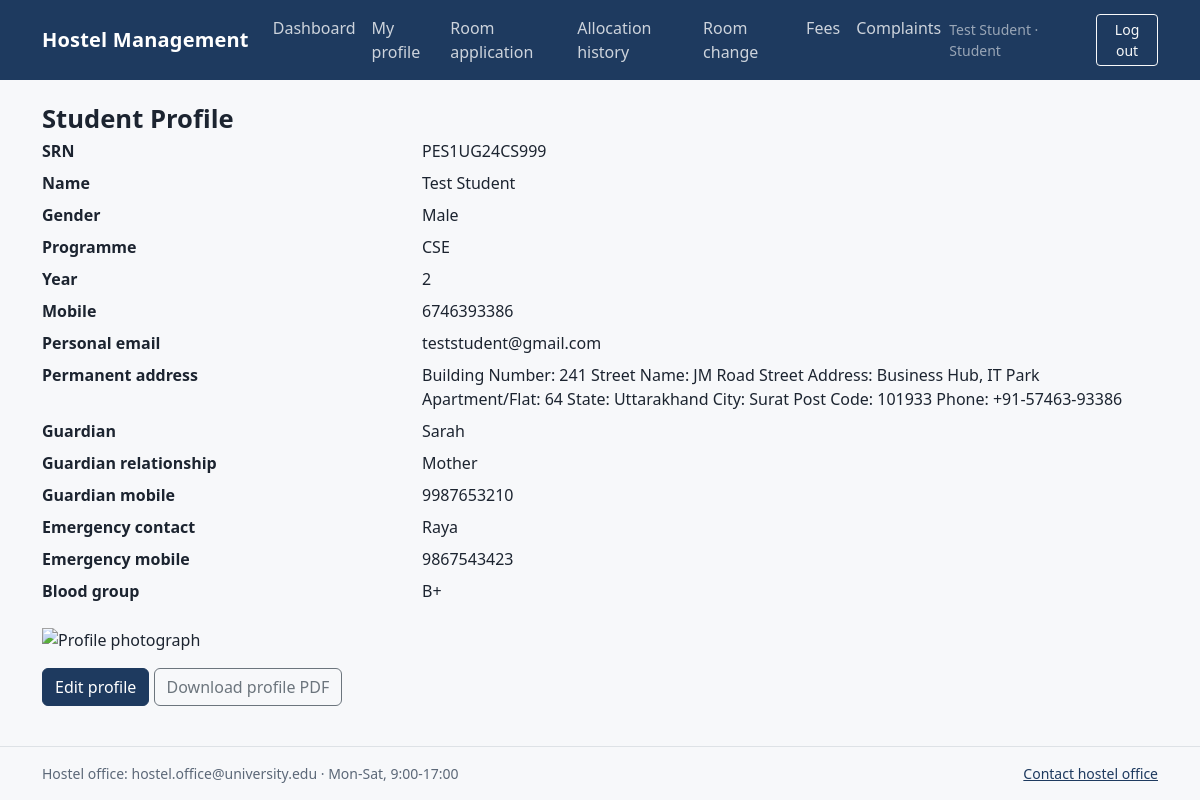
The app's page /students/profile/2/ (signed in) with its own data.
### apps/accounts/models.py (models this page shows, shortened)
class User(AbstractUser):
    username = None
    email = models.EmailField("e-mail address", unique=True)
    role = models.CharField(max_length=10, choices=Role.choices, default=Role.STUDENT)
    failed_login_count = models.PositiveSmallIntegerField(default=0)
    first_failed_login_at = models.DateTimeField(null=True, blank=True)
    locked_until = models.DateTimeField(null=True, blank=True)
    USERNAME_FIELD = "email"
    REQUIRED_FIELDS = []
    objects = UserManager()

### apps/students/models.py (models this page shows, shortened)
class StudentProfile(TimeStampedModel):
    user = models.OneToOneField(settings.AUTH_USER_MODEL, on_delete=models.PROTECT, related_name="student_profile")
    srn = models.CharField("SRN", max_length=13, unique=True)
    name = models.CharField(max_length=60)
    gender = models.CharField(max_length=1, choices=Gender.choices)
    program = models.CharField(max_length=30)
    year = models.PositiveSmallIntegerField()
    mobile = models.CharField(max_length=10, validators=[mobile_validator], blank=True)
    personal_email = models.EmailField(blank=True)
    permanent_address = models.CharField(max_length=250, blank=True)
    guardian_name = models.CharField(max_length=60, blank=True)
    guardian_relationship = models.CharField(max_length=20, blank=True)
    guardian_mobile = models.CharField(max_length=10, validators=[mobile_validator], blank=True)
    emergency_contact_name = models.CharField(max_length=60, blank=True)
    emergency_contact_mobile = models.CharField(max_length=10, validators=[mobile_validator], blank=True)
    blood_group = models.CharField(max_length=3, choices=BloodGroup.choices, blank=True)
    photo = models.ImageField(upload_to="photos/", blank=True)
    priority_flag = models.BooleanField(default=False)
    privacy_ack_at = models.DateTimeField(null=True, blank=True)
    MANDATORY_FIELDS = ("mobile", "permanent_address", "guardian_name", "guardian_relationship",
                        "guardian_mobile", "blood_group")
    class Meta:
        ordering = ["srn"]

### apps/students/views.py (the view)
@login_required
@role_required(Role.STUDENT, Role.ADMIN)
def profile_detail(request, profile_id):
    profile = get_object_or_404(StudentProfile, pk=profile_id)
    if request.user.role == Role.STUDENT and profile.user_id != request.user.pk:
        from django.core.exceptions import PermissionDenied
        raise PermissionDenied
    return render(
        request,
        "students/profile_detail.html",
        {"profile": profile},
    )

### templates/students/profile_detail.html (shortened to what this page needs)
{% extends "base.html" %}
{% block content %}
<h1 class="page-title">Student Profile</h1>
<dl class="row">
  <dt class="col-sm-4">SRN</dt><dd class="col-sm-8">{{ profile.srn }}</dd>
  <dt class="col-sm-4">Name</dt><dd class="col-sm-8">{{ profile.name }}</dd>
  <dt class="col-sm-4">Gender</dt><dd class="col-sm-8">{{ profile.get_gender_display }}</dd>
  <dt class="col-sm-4">Programme</dt><dd class="col-sm-8">{{ profile.program }}</dd>
  <dt class="col-sm-4">Year</dt><dd class="col-sm-8">{{ profile.year }}</dd>
  <dt class="col-sm-4">Mobile</dt><dd class="col-sm-8">{{ profile.mobile|default:"—" }}</dd>
  <dt class="col-sm-4">Personal email</dt><dd class="col-sm-8">{{ profile.personal_email|default:"—" }}</dd>
  <dt class="col-sm-4">Permanent address</dt><dd class="col-sm-8">{{ profile.permanent_address|default:"—" }}</dd>
  <dt class="col-sm-4">Guardian</dt><dd class="col-sm-8">{{ profile.guardian_name|default:"—" }}</dd>
  <dt class="col-sm-4">Guardian relationship</dt><dd class="col-sm-8">{{ profile.guardian_relationship|default:"—" }}</dd>
  <dt class="col-sm-4">Guardian mobile</dt><dd class="col-sm-8">{{ profile.guardian_mobile|default:"—" }}</dd>
  <dt class="col-sm-4">Emergency contact</dt><dd class="col-sm-8">{{ profile.emergency_contact_name|default:"—" }}</dd>
  <dt class="col-sm-4">Emergency mobile</dt><dd class="col-sm-8">{{ profile.emergency_contact_mobile|default:"—" }}</dd>
  <dt class="col-sm-4">Blood group</dt><dd class="col-sm-8">{{ profile.blood_group|default:"—" }}</dd>
</dl>
{% if profile.photo %}
  <img src="{% url 'students:profile_photo' profile.pk %}"
       alt="Profile photograph" width="160">
{% endif %}
<div class="mt-3">
  <a class="btn btn-primary" href="{% url 'students:profile_edit' profile.pk %}">Edit profile</a>
  <a class="btn btn-outline-secondary" href="{% url 'students:profile_export_pdf' profile.pk %}">Download profile PDF</a>
</div>
{% endblock %}

### templates/base.html (shortened to what this page needs)
{% load static %}
<!doctype html>
<html lang="en">
<head>
  <link rel="stylesheet" href="{% static 'vendor/bootstrap/bootstrap.min.css' %}">
  <link rel="stylesheet" href="{% static 'css/hms.css' %}">
</head>
<body class="d-flex flex-column min-vh-100">
<nav class="navbar navbar-expand-lg navbar-dark hms-nav" aria-label="Primary navigation">
  <div class="container">
    <a class="navbar-brand" href="{% url 'core:home' %}">Hostel Management</a>
    {% if user.is_authenticated %}
    <div class="collapse navbar-collapse" id="mainNav">
      <ul class="navbar-nav me-auto">
        <li class="nav-item"><a class="nav-link" href="{% url 'core:home' %}">Dashboard</a></li>
        {% if user.role == "STUDENT" %}
          <li class="nav-item"><a class="nav-link" href="{% url 'students:index' %}">My profile</a></li>
          <li class="nav-item"><a class="nav-link" href="{% url 'allocation:apply' %}">Room application</a></li>
          <li class="nav-item"><a class="nav-link" href="{% url 'allocation:history' %}">Allocation history</a></li>
          <li class="nav-item"><a class="nav-link" href="{% url 'allocation:change_requests' %}">Room change</a></li>
          <li class="nav-item"><a class="nav-link" href="{% url 'fees:index' %}">Fees</a></li>
          <li class="nav-item"><a class="nav-link" href="{% url 'complaints:index' %}">Complaints</a></li>
        {% endif %}
      </ul>
      <span class="navbar-text me-3 small">{{ user.get_full_name|default:user.email }} &middot; {{ user.get_role_display }}</span>
      <form method="post" action="{% url 'accounts:logout' %}">{% csrf_token %}
        <button class="btn btn-sm btn-outline-light" type="submit">Log out</button>
      </form>
    </div>
    {% endif %}
  </div>
</nav>
<main id="main-content" class="container py-4 flex-grow-1" tabindex="-1">
  {% block content %}{% endblock %}
</main>
<footer class="border-top py-3">
  <div class="container d-flex flex-wrap justify-content-between gap-2">
    <span>Hostel office: hostel.office@university.edu &middot; Mon-Sat, 9:00-17:00</span>
    <a href="mailto:hostel.office@university.edu">Contact hostel office</a>
  </div>
</footer>
</body>
</html>

### static/css/hms.css (style rules this page uses)
:root { --hms-ink: #1e3a5f; --hms-ink-soft: #e7edf4; --hms-brass: #7a5315; --hms-paper: #f7f8fa; --hms-text: #1c2430; --hms-muted: #5c6878; --bs-body-font-family: system-ui, -apple-system, "Segoe UI", Roboto, "Noto Sans", sans-serif; --bs-body-color: var(--hms-text); --bs-body-bg: var(--hms-paper); --bs-link-color-rgb: 30, 58, 95; }
.hms-nav { background: var(--hms-ink); }
.hms-nav .navbar-brand { font-weight: 700; letter-spacing: .01em; }
.hms-nav .nav-link { color: rgba(255,255,255,.78); }
.btn-primary { --bs-btn-bg: var(--hms-ink); --bs-btn-border-color: var(--hms-ink); --bs-btn-hover-bg: #16304f; --bs-btn-hover-border-color: #16304f; }
.page-title { font-size: 1.6rem; font-weight: 650; margin-bottom: .25rem; }
footer { color: var(--hms-muted); font-size: .875rem; }

### records on screen
User: get_full_name "Test Student", role "Student"
StudentProfile: srn "PES1UG24CS999", name "Test Student", gender "Male", program "CSE", year "2", mobile "6746393386", personal_email "teststudent@gmail.com", permanent_address "Building Number: 241 Street Name: JM Road Street Address: Business Hub, IT Park Apartment/Flat: 64 State: Uttarakhand City: Surat Post Code: 101933 Phone: +91-57463-93386", guardian_name "Sarah", guardian_relationship "Mother", guardian_mobile "9987653210", emergency_contact_name "Raya", emergency_contact_mobile "9867543423", blood_group "B+"
